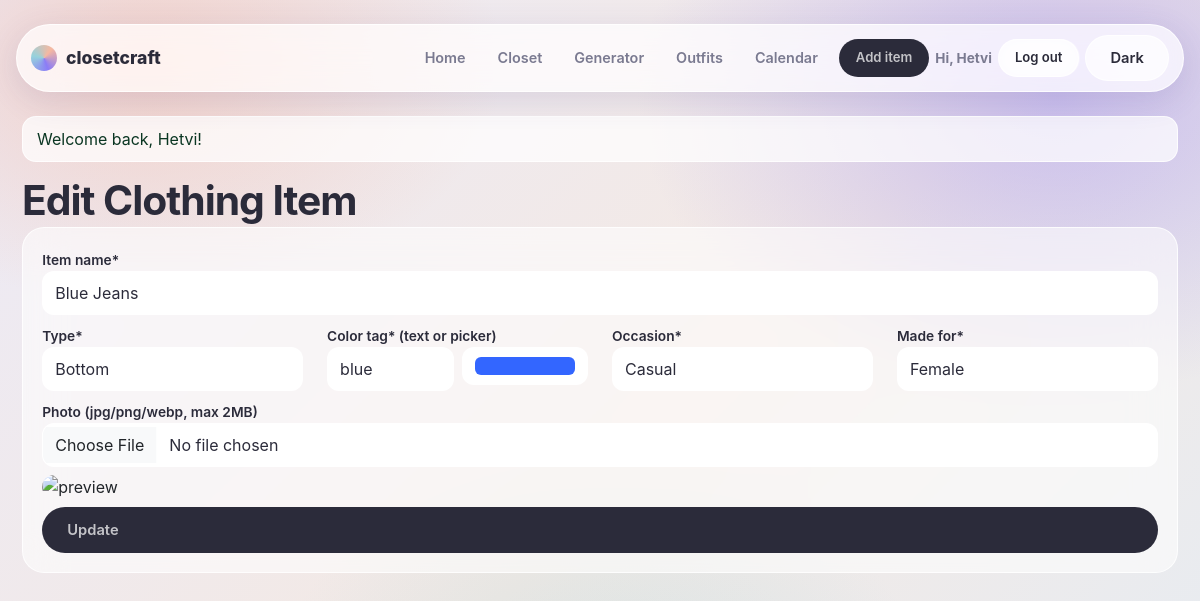
The app's page /upload.php?edit=2 (signed in) with its own data.
### tables this page shows
CREATE TABLE items (
            id INTEGER PRIMARY KEY AUTOINCREMENT,
            name TEXT NOT NULL,
            type TEXT NOT NULL CHECK(type IN ('top','bottom','dress','shoes','outerwear','accessory')),
            color TEXT NOT NULL,
            occasion TEXT NOT NULL CHECK(occasion IN ('casual','formal','party','sports','ethnic')),
            image_path TEXT,
            created_at TEXT NOT NULL
        , for_gender TEXT DEFAULT 'unisex', user_id INTEGER);

### includes/config.php (called while the page is built, shortened)
<?php
function e(string $s): string {
    return htmlspecialchars(trim($s), ENT_QUOTES, 'UTF-8');
}

### upload.php (the view, shortened to what this page needs)
<?php
$uid = currentUser()['id'];
$db = getDB();
$edit = null;
if (isset($_GET['edit'])) {
  $s = $db->prepare("SELECT * FROM items WHERE id=? AND user_id=?"); $s->execute([(int)$_GET['edit'], $uid]);
  $edit = $s->fetch(PDO::FETCH_ASSOC);
}
include __DIR__ . '/includes/header.php';
?>
<h2 class="mt-3"><?= $edit ? 'Edit' : 'Add' ?> Clothing Item</h2>
<form id="uploadForm" method="post" enctype="multipart/form-data" class="card p-3">
  <div class="mb-2"><label>Item name*</label>
    <input name="name" class="form-control" required minlength="3" maxlength="40" pattern="[A-Za-z0-9 ]{3,40}" value="<?= e($edit['name'] ?? '') ?>" placeholder="e.g. Blue Jeans"></div>
  <div class="row">
    <div class="col-md-3 mb-2"><label>Type*</label><select name="type" class="form-select" required>
      <?php foreach (['top','bottom','dress','shoes','outerwear','accessory'] as $t): ?>
      <option <?= ($edit['type']??'')===$t?'selected':'' ?> value="<?= $t ?>"><?= ucfirst($t) ?></option><?php endforeach; ?></select></div>
    <div class="col-md-3 mb-2"><label>Color tag* (text or picker)</label>
      <div class="d-flex gap-2"><input name="color" class="form-control" required value="<?= e($edit['color'] ?? '') ?>" placeholder="blue">
      <input type="color" class="form-control form-control-color" value="#3366ff" oninput="this.previousElementSibling.value=this.value"></div></div>
    <div class="col-md-3 mb-2"><label>Occasion*</label><select name="occasion" class="form-select" required>
      <?php foreach (['casual','formal','party','sports','ethnic'] as $o): ?>
      <option <?= ($edit['occasion']??'')===$o?'selected':'' ?> value="<?= $o ?>"><?= ucfirst($o) ?></option><?php endforeach; ?></select></div>
    <div class="col-md-3 mb-2"><label>Made for*</label><select name="for_gender" class="form-select" required>
      <?php foreach (['unisex','male','female'] as $g): ?>
      <option <?= ($edit['for_gender']??'unisex')===$g?'selected':'' ?> value="<?= $g ?>"><?= ucfirst($g) ?></option><?php endforeach; ?></select></div>
  </div>
  <div class="mb-2"><label>Photo (jpg/png/webp, max 2MB)</label>
    <input id="imageInput" type="file" name="photo" accept="image/*" class="form-control">
    <img id="imgPreview" class="mt-2 style-images" style="max-width:220px;height:auto" alt="preview"></div>
  <button class="btn btn-success"><?= $edit ? 'Update' : 'Save to Closet' ?></button>
</form>
<?php include __DIR__ . '/includes/footer.php'; ?>

### assets/css/style.css (style rules this page uses)
:root { color-scheme: light; --ink: #2b2b3a; --muted: #7a7a90; --glass: rgba(255,255,255,.55); --glass-strong: rgba(255,255,255,.72); --glass-border: rgba(255,255,255,.8); --field: #ffffff; --accent: #8b7cf6; --accent-soft: rgba(139,124,246,.16); --peach: #f6b8a0; --radius: 22px; --shadow: 0 8px 32px rgba(80,70,140,.14); }
* { box-sizing: border-box; }
body { margin: 0; padding: 0; color: var(--ink); background: radial-gradient(600px 400px at 12% 8%, rgba(246,184,160,.5), transparent 60%), radial-gradient(700px 500px at 88% 12%, rgba(139,124,246,.4), transparent 60%), radial-gradient(600px 600px at 50% 100%, rgba(150,210,220,.35), transparent 60%), linear-gradient(135deg, #eceaf6, #f3e9e4 55%, #e6ecf3); background-attachment: fixed; font-family: "Inter", -apple-system, "Segoe UI", Roboto, Helvetica, Arial, sans-serif; -webkit-font-smoothing: antialiased; }
h1, h2, h3 { letter-spacing: -.022em; line-height: 1.08; }
.btn, button.btn { display: inline-flex; align-items: center; gap: 8px; border-radius: 999px !important; padding: 11px 24px; font-weight: 600; font-size: .92rem; cursor: pointer; text-decoration: none; border: 1px solid transparent !important; transition: transform .15s ease, box-shadow .15s ease; }
.btn-primary, .btn-dark, .btn-success { background: var(--ink) !important; color: var(--glass-strong) !important; }
.main-wrap > h2 { font-size: clamp(1.9rem, 3.4vw, 2.6rem); font-weight: 700; margin: 1.8rem 0 .3rem; letter-spacing: -.025em; }
.item-card img, .style-images { width: 100%; height: auto; object-fit: cover; border-radius: 14px; display: block; }
.card { background: var(--glass); border: 1px solid var(--glass-border); border-radius: var(--radius); -webkit-backdrop-filter: blur(20px); backdrop-filter: blur(20px); }
.card.p-3 { padding: 1.2rem !important; }
.form-control, .form-select { border-radius: 12px; border: 1px solid var(--glass-border); padding: 9px 12px; width: 100%; background: var(--field); color: var(--ink); }
.form-control::placeholder { color: var(--muted); opacity: .8; }
.form-select option, select option { background: var(--field); color: var(--ink); }
input[type="date"], input[type="color"] { color: var(--ink); }
label { font-weight: 600; font-size: .86rem; color: var(--ink); }
.card h4, .card label, .card p, .cal-day { color: var(--ink); }
.card .form-control, .card .form-select { color: var(--ink); }

### records on screen
items: name "Blue Jeans", type "Bottom", color "blue", occasion "Casual", for_gender "Female"

### other values on screen
$user['name'] "Hetvi"
$f['msg'] "Welcome back, Hetvi!"
